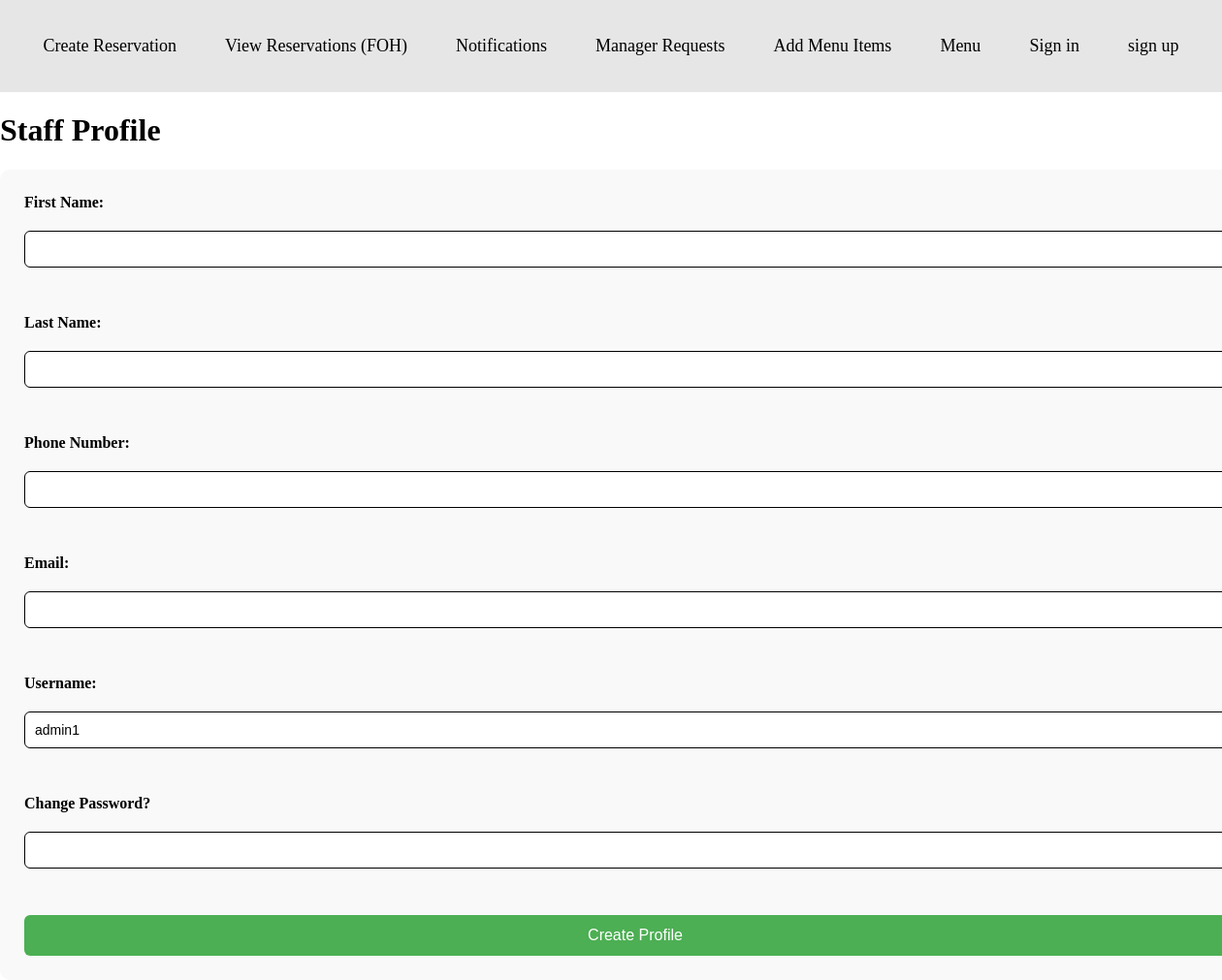
The page /profile (signed in) on the database as committed earlier.
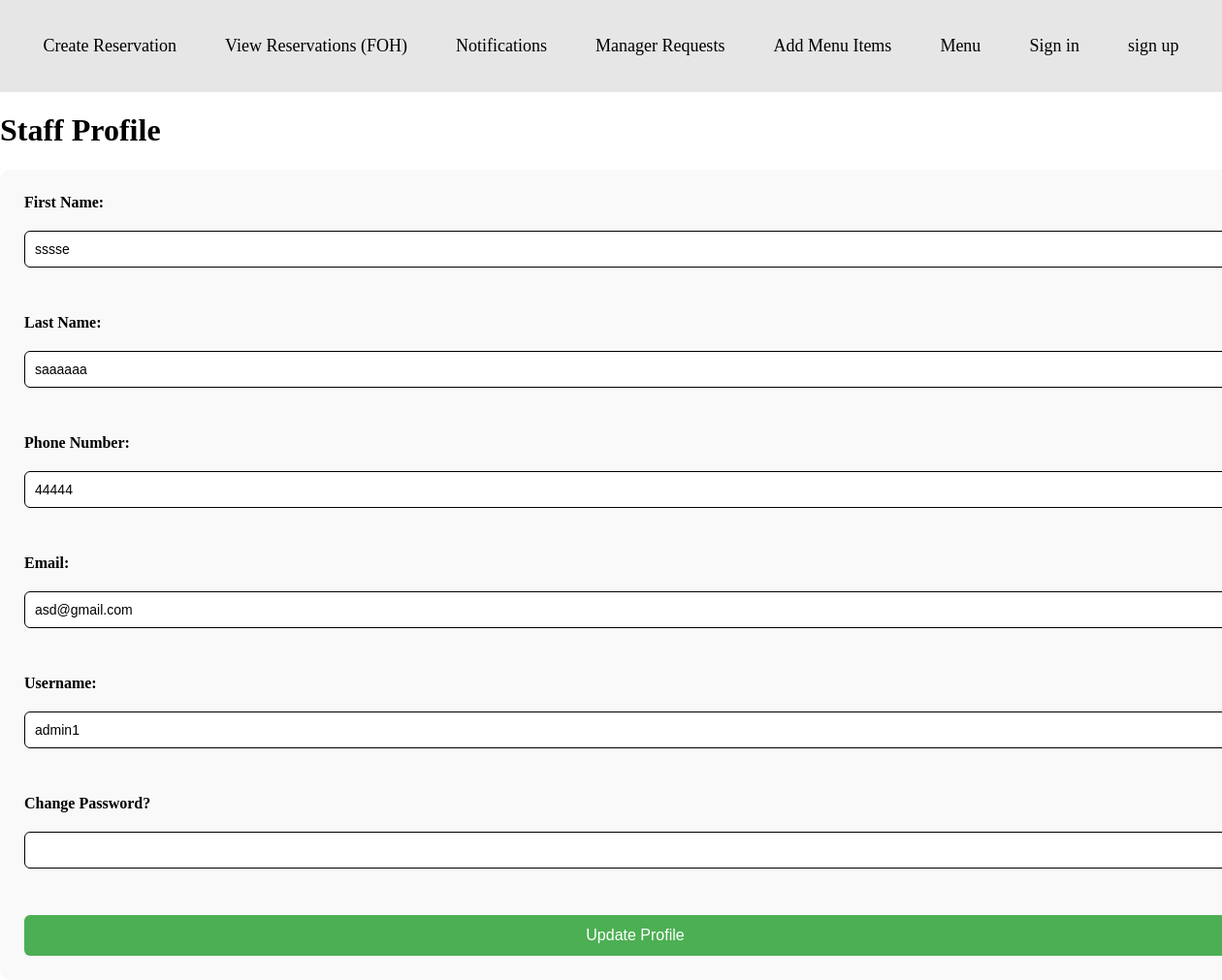
The same page on the database as committed later.
### app/models.py (models this page shows)
class User(db.Model):
    id = db.Column(db.Integer, primary_key=True)
    username = db.Column(db.String(255), unique=True, nullable=False)
    password = db.Column(db.String(255), nullable=False)
    role_id = db.Column(db.Integer, db.ForeignKey('role.id'))
    staff = db.relationship('Staff', backref='user', lazy=True, uselist=False)

class Staff(db.Model):
    id = db.Column(db.Integer, primary_key=True)
    first_name = db.Column(db.String(255), nullable=False)
    last_name = db.Column(db.String(255), nullable=False)
    phone_number = db.Column(db.String(15))
    email = db.Column(db.String(255))
    hire_date = db.Column(db.DateTime)
    user_id = db.Column(db.Integer, db.ForeignKey('user.id'))

### app/routes/auth_routes.py (the view, shortened to what this page needs)
@auth_bp.route('/profile', methods=['GET', 'POST'])
def get_profile():
    username = session.get('username')
    user_id = session.get('user_id')
    user = AuthLogic.get_user_record(username)
    staff_data = user.staff  # using relationship in models
    return render_template('profile.html',  user_data=user, staff_data=staff_data)

### app/logic/auth_logic.py (called while the page is built)
    @staticmethod
    def get_user_record(username):
        return BaseCRUD.get_row(User, username = username)

### app/logic/base_crud.py (called while the page is built)
    @staticmethod
    def get_row(model, **kwargs):
        return model.query.filter_by(**kwargs).first() #  get a single row based on the kwargs

### templates/profile.html (shortened to what this page needs)
<!DOCTYPE html>
<html lang="en">
<head>
    <link rel="stylesheet" href="{{ url_for('static', filename='css/style.css') }}">
    <link rel="stylesheet" href="{{ url_for('static', filename='css/profile.css') }}">
</head>
<body>
    <nav>
        <ul>
            <li><a href="{{ url_for('reservations.reservations_creation') }}">Create Reservation</a></li>
            <li><a href="{{ url_for('reservations.reservations_foh') }}">View Reservations (FOH)</a></li>
            <li><a href="{{ url_for('notifications.notifications') }}">Notifications</a></li>
            <li><a href="{{ url_for('manager.requests_manager') }}">Manager Requests</a></li>
            <li><a href="{{ url_for('menu.add_menu_item') }}">Add Menu Items</a></li>
            <li><a href="{{ url_for('menu.menu') }}">Menu</a></li>
            <li><a href="{{ url_for('auth.sign_in') }}">Sign in</a></li>
            <li><a href="{{ url_for('auth.sign_up') }}">sign up</a></li>
        </ul>
    </nav>
    <h1>Staff Profile</h1>
    <div class="staff-form-container">
        <form action="{{ url_for('auth.get_profile') }}" method="POST" class="staff-form">
            <label for="first_name">First Name:</label>
            <input type="text" name="first_name" id="first_name" value="{{ staff_data.first_name if staff_data else '' }}" required><br>
            <label for="last_name">Last Name:</label>
            <input type="text" name="last_name" id="last_name" value="{{ staff_data.last_name if staff_data else '' }}" required><br>
            <label for="phone_number">Phone Number:</label>
            <input type="text" name="phone_number" id="phone_number" value="{{ staff_data.phone_number if staff_data else '' }}"required><br>
            <label for="email">Email:</label>
            <input type="email" name="email" id="email" value="{{ staff_data.email if staff_data else '' }}"required><br>
            <label for="username">Username:</label>
            <input type="text" name="username" id="username" value="{{ user_data.username }}" readonly><br>
            <label for="password">Change Password? </label>
            <input type="password" name="password" id="password" ><br>
            <button type="submit">
                {{ 'Update' if staff_data else 'Create' }} Profile
            </button>
        </form>
    </div>
</body>
</html>

### static/css/style.css (style rules this page uses)
html, body { height: 100%; margin: 0; }
body { display: flex; flex-direction: column; }
nav { background-color: #e6e6e6; padding: 25px 0; position: sticky; top: 0; width: 100%; z-index: 10; }
nav ul { list-style-type: none; padding: 0; margin: 0; text-align: center; display: flex; justify-content: center; }
nav ul li { display: inline-block; }
nav ul li a { text-decoration: none; color: rgb(0, 0, 0); font-size: 18px; padding: 12px 25px; display: block; }

### static/css/profile.css (style rules this page uses)
form { display: flex; flex-direction: column; gap: 15px; width: 100%; background-color: #f9f9f9; padding: 25px; border-radius: 10px; }
form input { padding: 10px; border: 1px solid #000000; border-radius: 6px; font-size: 14px; }
form button { padding: 12px; background-color: #4caf53; color: white; border: none; border-radius: 6px; cursor: pointer; font-size: 16px; }
label { display: block; margin-bottom: 5px; font-weight: bold; }

Rows that differ between the two databases and show on the page:
added Staff: first_name "sssse", last_name "saaaaaa", phone_number "44444", email "asd@gmail.com"
Other text that changed with them:
{{ 'Update' if staff_data else 'Create' }}: "Create" → "Update"
